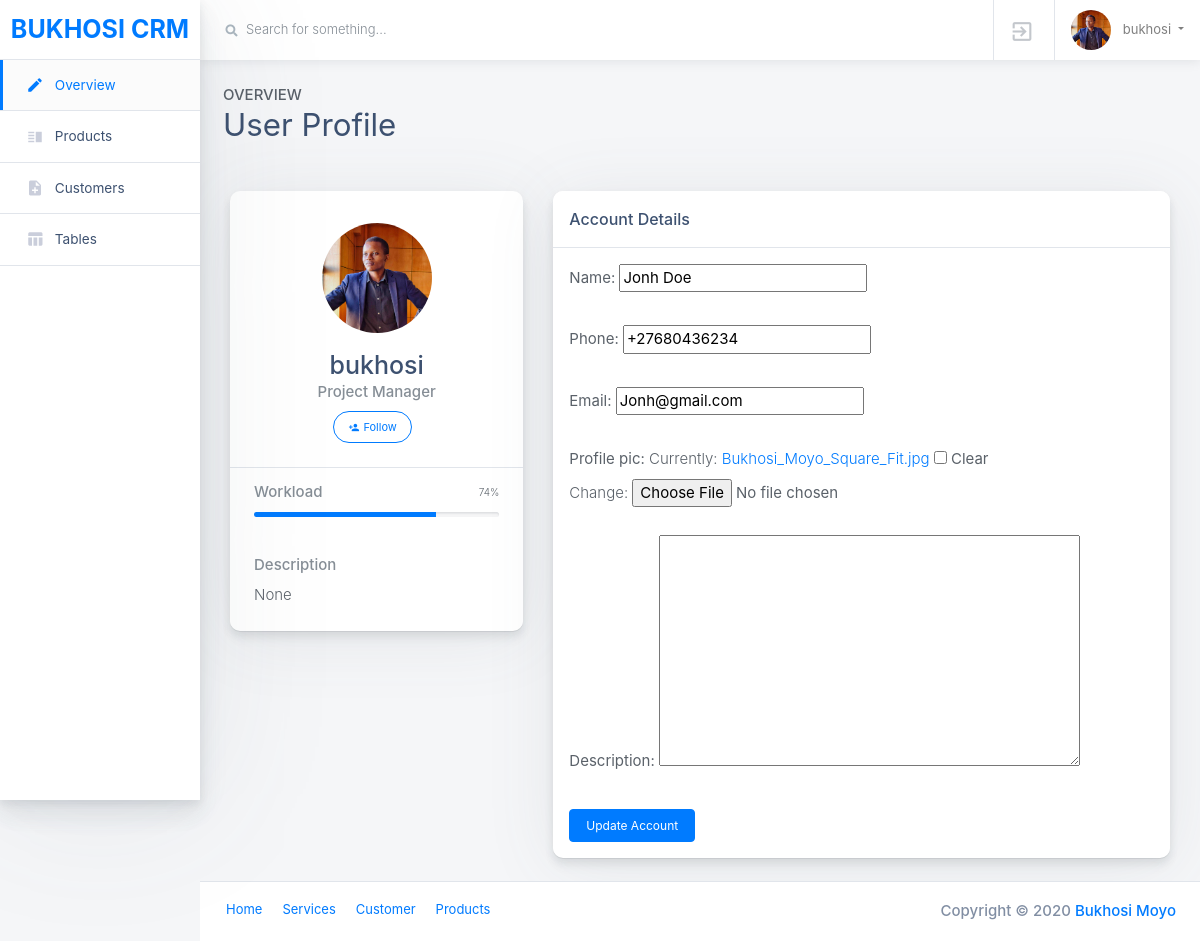
/account/ (signed in), run on the app's committed database.
### accounts/models.py (models this page shows, shortened)
class Customer(models.Model):
    user = models.OneToOneField(User, null=True, blank=True, on_delete=models.CASCADE)
    name = models.CharField(max_length=200, null=True)
    phone = models.CharField(max_length=200, null=True)
    email = models.CharField(max_length=200, null=True)
    profile_pic = models.ImageField(default="profile.png", null=True, blank=True)
    description = models.TextField(null=True, blank=True, max_length=1000)
    date_created = models.DateTimeField(auto_now_add=True, null=True)

### accounts/decorators.py (the view)
        def wrapper_func(request, *args, **kwargs):
            group = None
            if request.user.groups.exists():
                group = request.user.groups.all()[0].name
            if group in allowed_roles:
                return view_func(request, *args, **kwargs)
            else:
                return redirect('error1')

### accounts/forms.py
class CustomerForm(ModelForm):
    class Meta:
        model = Customer
        fields = '__all__'
        exclude = ['user']

### accounts/views.py (called while the page is built)
@login_required(login_url='login')
@allowed_users(allowed_roles=['customer'])
def accountSettings(request):
    customer = request.user.customer
    description = customer.description
    form = CustomerForm(instance=customer)
    if request.method == 'POST':
        form = CustomerForm(request.POST, request.FILES, instance=customer)
        if form.is_valid:
            form.save()
    context = {'form':form, 'description':description}
    return render(request, 'accounts/account_settings.html', context)

### accounts/templates/accounts/account_settings.html (shortened to what this page needs)
{% extends "accounts/main.html" %}
{% load static %}
{% block content %}
{% include 'accounts/navbar.html' %}
{% include 'accounts/sidebar.html' %}
<main class="main-content col-lg-10 col-md-9 col-sm-12 p-0 offset-lg-2 offset-md-3">
    <div class="col-lg col-md-6 col-sm-6 mb-5 mb-5 ml-2 mt-4">
        <span  class="text-uppercase page-subtitle" >Overview</span>
        <h3 class="page-title">User Profile</h3>
    </div>
    <header>
    <div class='container-fluid'>
        <div class="row mr-0 ml-0 mt-0">
            <div class="col-lg-4">
            <div class="card card-small mb-4 pt-3">
                <div class="card-header border-bottom text-center">
                <div class="mb-3 mx-auto">
                    <img class="rounded-circle" src="{{request.user.customer.profile_pic.url}}" alt="User Avatar" width="110"> </div>
                <h4 class="mb-0"> {{request.user}} </h4>
                <span class="text-muted d-block mb-2">Project Manager</span>
                <button type="button" class="mb-2 btn btn-sm btn-pill btn-outline-primary mr-2">
                    <i class="material-icons mr-1">person_add</i>Follow</button>
                </div>
                <ul class="list-group list-group-flush">
                <li class="list-group-item px-4">
                    <div class="progress-wrapper">
                    <strong class="text-muted d-block mb-2">Workload</strong>
                    <div class="progress progress-sm">
                        <div class="progress-bar bg-primary" role="progressbar" aria-valuenow="74" aria-valuemin="0" aria-valuemax="100" style="width: 74%;">
                        <span class="progress-value">74%</span>
                        </div>
                    </div>
                    </div>
                </li>
                <li class="list-group-item p-4">
                    <strong class="text-muted d-block mb-2">Description</strong>
                    <span>{{ description }}</span>
                </li>
                </ul>
            </div>
            </div>
            <div class="col-lg-8">
            <div class="card card-small mb-4">
                <div class="card-header border-bottom">
                <h6 class="m-0">Account Details</h6>
                </div>
                <ul class="list-group list-group-flush">
                <li class="list-group-item p-3">
                    <div class="row">
                    <div class="col">
                        <form method="POST" enctype="multipart/form-data">
                            {{form.as_p}}
                        <button type="submit" class="btn btn-accent">Update Account</button>
                        </form>
                    </div>
                    </div>
                </li>
                </ul>
            </div>
            </div>
        </div>
    </div>
</main>
{% include "accounts/footer.html" %}
{% endblock content %}

### accounts/templates/accounts/main.html (shortened to what this page needs)
{% load static %}
<!doctype html>
<html class="no-js h-100" lang="en">
  <head>
    <link href="https://use.fontawesome.com/releases/v5.0.6/css/all.css" rel="stylesheet">
    <link rel="stylesheet" href="https://stackpath.bootstrapcdn.com/bootstrap/4.5.0/css/bootstrap.min.css">
    <link rel="stylesheet" id="main-stylesheet" data-version="1.1.0" href=" {% static 'styles/shards-dashboards.1.1.0.min.css' %} ">
    <link rel="stylesheet"  href=" {% static 'styles/extras.1.1.0.min.css' %} ">
  </head>
  <body class="d-flex flex-column min-vh-100" class="  h-100">
    {% block content %}
    {% endblock content %}
    </body>
</html>

### accounts/templates/accounts/navbar.html (shortened to what this page needs)
{% extends "accounts/main.html" %}
{% load static %}
{% block content %}
<main class="main-content col-lg-10 col-md-9 col-sm-12 p-0 offset-lg-2 offset-md-3 ">
    <div class="main-navbar sticky-top bg-white">
        <nav class="navbar align-items-stretch navbar-light flex-md-nowrap p-0">
            <form action="#" class="main-navbar__search w-100 d-none d-md-flex d-lg-flex">
            <div class="input-group input-group-seamless ml-3">
                <div class="input-group-prepend">
                <div class="input-group-text">
                    <i class="fas fa-search"></i>
                </div>
                </div>
                <input class="navbar-search form-control" type="text" placeholder="Search for something..." aria-label="Search"> </div>
            </form>
            <ul class="navbar-nav border-left flex-row ">
            <li class="nav-item border-right dropdown notifications">
                <a class="nav-link nav-link-icon text-center" href=" {% url 'logout' %} " role="button" id="dropdownMenuLink" data-toggle="dropdown" aria-haspopup="true" aria-expanded="false">
                <div class="nav-link-icon__wrapper">
                    <i class="material-icons">exit_to_app</i>
                </div>
                </a>
            </li>
            <li class="nav-item dropdown">
                <a class="nav-link dropdown-toggle text-nowrap px-3" data-toggle="dropdown" href="" role="button" aria-haspopup="true" aria-expanded="false">
                <img class="user-avatar rounded-circle mr-2" src="{{request.user.customer.profile_pic.url}}" alt="User Avatar">
                <span class="d-none d-md-inline-block"> {{ request.user }} </span>
                </a>
            </li>
            </ul>
        </nav>
    </div>
</main>
{% endblock content %}

### accounts/templates/accounts/sidebar.html (shortened to what this page needs)
{% extends "accounts/main.html" %}
{% load static %}
{% block content %}
<aside class="main-sidebar col-12 col-md-3 col-lg-2 px-0">
    <div class="main-navbar">
        <nav class="navbar align-items-stretch navbar-light bg-white flex-md-nowrap border-bottom p-0 ">
            <a class="navbar-brand w-100 mr-0" href="{% url 'home' %}" >
                <div class="d-table m-auto">
                    <p class='bukhosi' style="font-size: 25px; color: #007bff; font-weight: 700;">BUKHOSI CRM</p>
                </div>
            </a>
        </nav>
    </div>
    <div class="nav-wrapper">
        <ul class="nav flex-column">
            <li class="nav-item">
                <a class="nav-link active" href="{% url 'home' %}">
                    <i class="material-icons">edit</i>
                    <span>Overview</span>
                </a>
            </li>
            {% if request.user.is_staff %}
            <li class="nav-item">
                <a class="nav-link " href="{% url 'products' %}">
                    <i class="material-icons">vertical_split</i>
                    <span>Products</span>
                </a>
            </li>
            <li class="nav-item">
                <a class="nav-link " href="">
                    <i class="material-icons">note_add</i>
                    <span>Customers</span>
                </a>
            </li>
            <li class="nav-item">
                <a class="nav-link " href="#">
                    <i class="material-icons">table_chart</i>
                    <span>Tables</span>
                </a>
            </li>
            {% endif %}
        </ul>
    </div>
</aside>
{% endblock content %}

### accounts/templates/accounts/footer.html
{% extends "accounts/main.html" %}
{% load static %}
{% block content %}
<main class="main-content col-lg-10 col-md-9 col-sm-12 p-0 offset-lg-2 offset-md-3">
    <footer class="main-footer d-flex p-2 px-3 bg-white border-top">
        <ul class="nav">
            <li class="nav-item">
            <a class="nav-link" href="#">Home</a>
            </li>
            <li class="nav-item">
            <a class="nav-link" href="#">Services</a>
            </li>
            <li class="nav-item">
            <a class="nav-link" href="#">Customer</a>
            </li>
            <li class="nav-item">
            <a class="nav-link" href="#">Products</a>
            </li>
        </ul>
            <span class="copyright ml-auto my-auto mr-2">Copyright © 2020
                <a href="https://symaxx.com" rel="nofollow">Bukhosi Moyo</a>
            </span>
    </footer>
</main>
{% endblock content %}

### data on the page
Customer: name "Jonh Doe", phone "+27680436234", email "Jonh@gmail.com"

### other printed values
{{ request.user }} "bukhosi"
{{ description }} "None"
